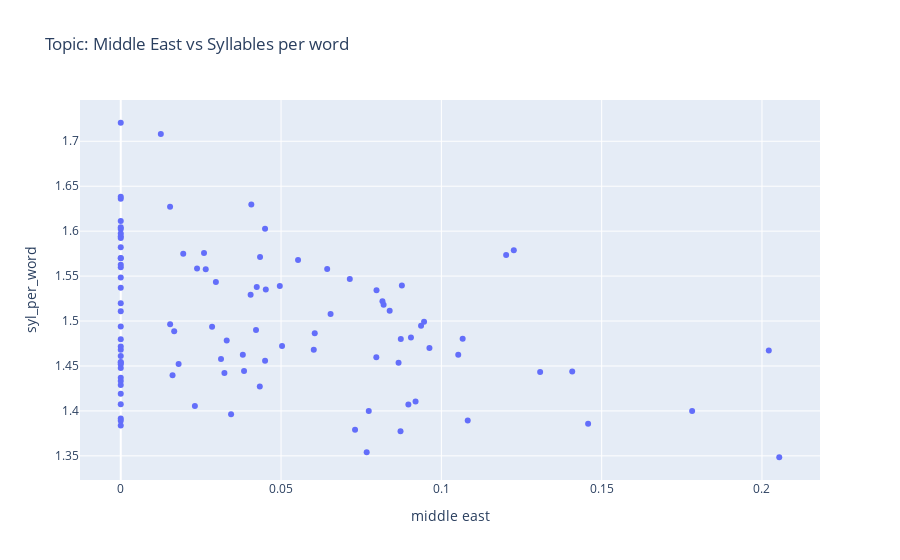

The notebook cell this image was saved under:
### Code cell
fig = px.scatter(tidy_topic, x="middle east", y="syl_per_word",
                title="Topic: Middle East vs Syllables per word")
fig.show()
